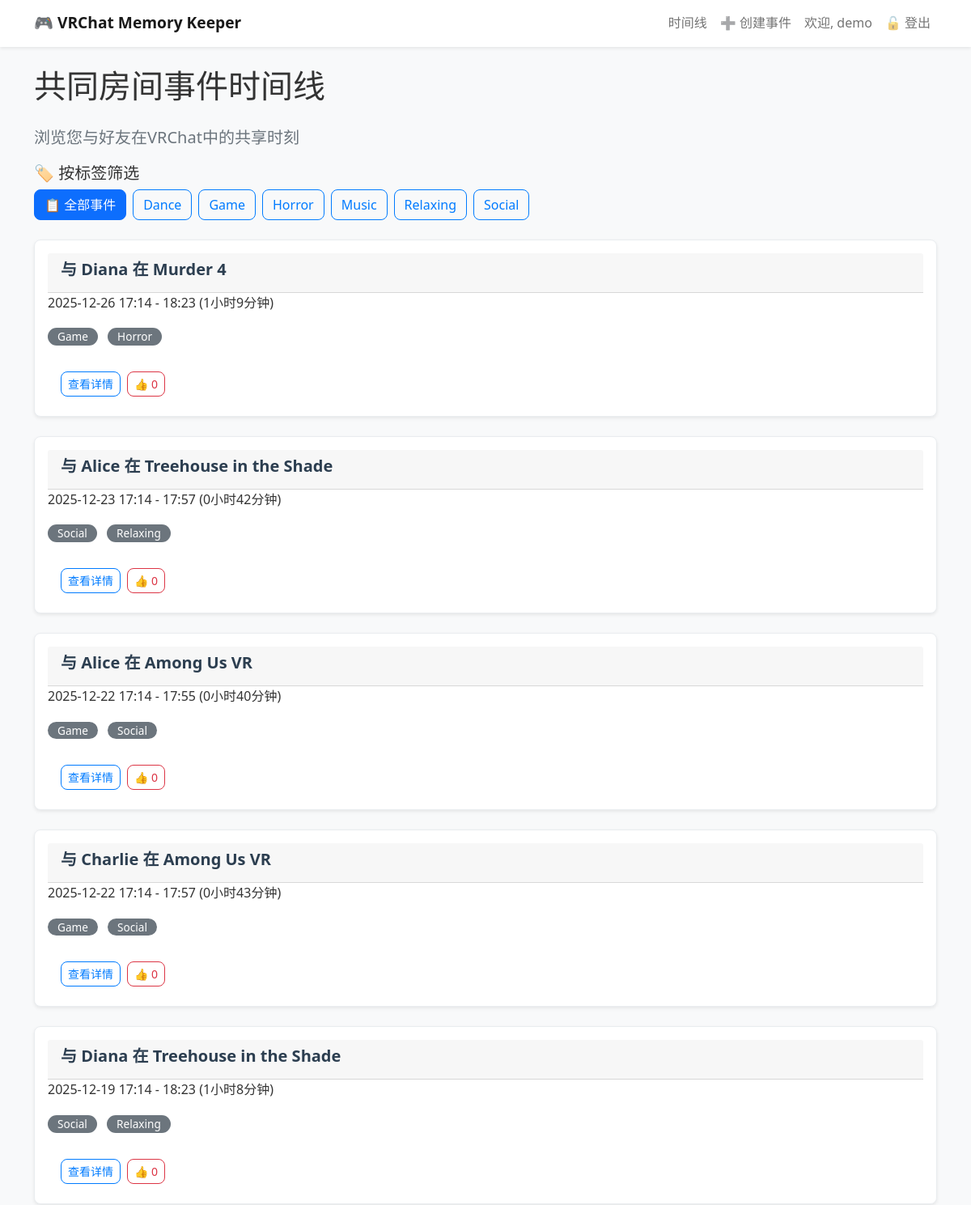
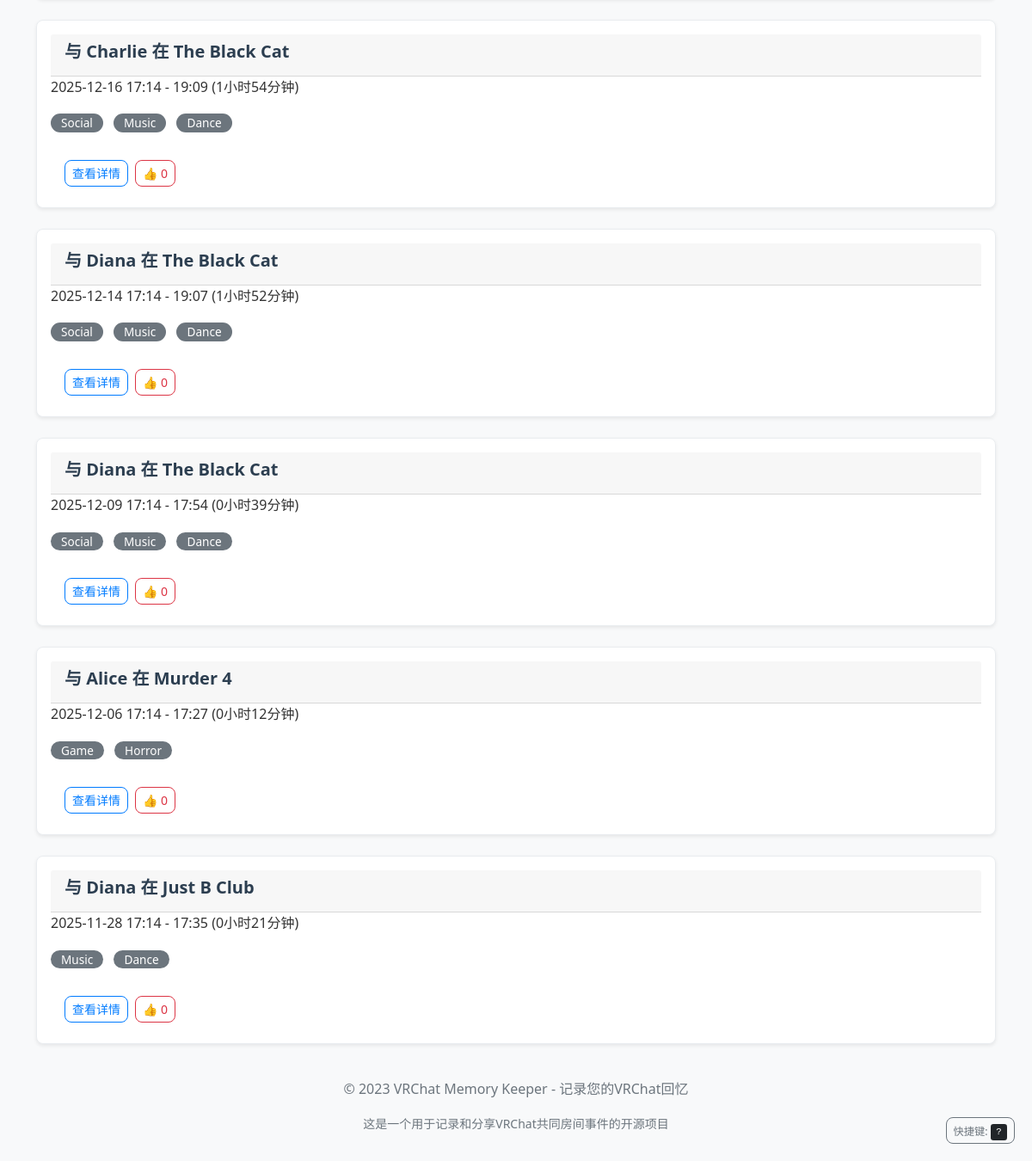
Screenshot of / (signed in) with the database file from the repository (2 pictures, top to bottom).
### app.py (models this page shows)
class User(UserMixin, db.Model):
    id = db.Column(db.Integer, primary_key=True)
    username = db.Column(db.String(80), unique=True, nullable=False)
    password_hash = db.Column(db.String(120), nullable=False)
    events = db.relationship('SharedEvent', backref='user', lazy=True)

class SharedEvent(db.Model):
    id = db.Column(db.Integer, primary_key=True)
    user_id = db.Column(db.Integer, db.ForeignKey('user.id'), nullable=False)
    world_id = db.Column(db.Integer, db.ForeignKey('world.id'), nullable=False)
    friend_name = db.Column(db.String(80), nullable=False)
    start_time = db.Column(db.DateTime, nullable=False)
    end_time = db.Column(db.DateTime)
    duration = db.Column(db.Integer)  # 持续时间（秒）
    notes = db.Column(db.Text, nullable=True)  # 事件备注
    likes = db.Column(db.Integer, default=0)  # 点赞数
    custom_tags = db.relationship(
        'EventTag',
        backref='event',
        lazy=True,  # 懒加载
        cascade='all, delete-orphan'  # 级联删除
    )

class World(db.Model):
    id = db.Column(db.Integer, primary_key=True)
    world_name = db.Column(db.String(200), nullable=False)
    world_id = db.Column(db.String(100), unique=True)
    tags = db.Column(db.Text)  # 以逗号分隔的标签字符串
    events = db.relationship('SharedEvent', backref='world', lazy=True)

### app.py (the view)
@app.route('/')
@login_required
def index():
    all_unique_tags = get_all_unique_tags()
    selected_tag = request.args.get('tag')
    query = SharedEvent.query.filter_by(user_id=current_user.id)
    filtered_query = filter_events_by_tag(query, selected_tag)
    events = filtered_query.order_by(SharedEvent.start_time.desc()).all()
    return render_template(
        'index.html',
        events=events,
        all_tags=all_unique_tags,
        selected_tag=selected_tag
    )

### app.py (called while the page is built, shortened)
@login_manager.user_loader
def load_user(user_id):
    return User.query.get(int(user_id))

def get_all_unique_tags():
    world_tags = set()
    worlds = World.query.all()
    for world in worlds:
        if world.tags:
            for tag in world.tags.split(','):
                world_tags.add(tag.strip())
    event_tags = set()
    all_event_tags = EventTag.query.all()
    for tag in all_event_tags:
        event_tags.add(tag.tag_name)
    return sorted(list(world_tags.union(event_tags)))

def filter_events_by_tag(event_query, selected_tag):
    if not selected_tag:
        return event_query

### templates/index.html (shortened to what this page needs)
{% extends 'base.html' %}
{% block content %}
    <header class="page-header" role="banner">
        <h1 class="mb-4">共同房间事件时间线</h1>
        <p class="lead text-muted">浏览您与好友在VRChat中的共享时刻</p>
    </header>
    <section class="tag-filter-section mb-4" role="region" aria-labelledby="filter-heading">
        <h2 id="filter-heading" class="h5">🏷️ 按标签筛选</h2>
        <div class="filter-controls" role="toolbar" aria-label="标签筛选工具">
            <div class="d-flex flex-wrap gap-2" role="list" aria-label="筛选标签列表">
                {% if selected_tag %}
                    <a href="{{ url_for('index') }}" class="btn btn-primary" role="button"
                       aria-label="显示全部事件" aria-pressed="false">
                        📋 全部事件
                    </a>
                {% else %}
                    <a href="{{ url_for('index') }}" class="btn btn-outline-primary active" role="button"
                       aria-label="显示全部事件（当前选中）" aria-pressed="true">
                        📋 全部事件
                    </a>
                {% endif %}
                {% if all_tags %}
                    {% for tag in all_tags %}
                        {% if selected_tag == tag %}
                            <a href="{{ url_for('index', tag=tag) }}" class="btn btn-primary" role="button"
                               aria-label="筛选标签：{{ tag }}（当前选中）" aria-pressed="true">
                                {{ tag }}
                            </a>
                        {% else %}
                            <a href="{{ url_for('index', tag=tag) }}" class="btn btn-outline-primary" role="button"
                               aria-label="筛选标签：{{ tag }}" aria-pressed="false">
                                {{ tag }}
                            </a>
                        {% endif %}
                    {% endfor %}
                {% else %}
                    <span class="text-muted" aria-live="polite">暂无可用标签</span>
                {% endif %}
            </div>
        </div>
    </section>
    <section class="events-section" role="region" aria-labelledby="events-heading">
        {% if events %}
            <div class="row" role="list" aria-label="共同房间事件列表">
                {% for event in events %}
                    <div class="col-lg-12" role="listitem">
                        <article class="card event-card shadow-sm">
                            <div class="card-body">
                                <header class="card-header">
                                    <h3 class="card-title h5">
                                        与 <span class="friend-name">{{ event.friend_name }}</span>
                                        在 <span class="world-name">{{ event.world.world_name }}</span>
                                    </h3>
                                </header>
                                <div class="card-content">
                                    <p class="card-text event-time">
                                        <time datetime="{{ event.start_time.isoformat() }}">
                                            {{ event.start_time.strftime('%Y-%m-%d %H:%M') }}
                                        </time>
                                        -
                                        <time datetime="{{ event.end_time.isoformat() }}">
                                            {{ event.end_time.strftime('%H:%M') }}
                                        </time>
                                        <span class="duration">
                                            ({{ (event.duration // 3600) }}小时{{ (event.duration % 3600) // 60 }}分钟)
                                        </span>
                                    </p>
                                    {% if event.world.tags %}
                                        <div class="world-tags mb-2">
                                            {% for tag in event.world.tags.split(',') %}
                                                <span class="badge bg-secondary tag" aria-label="世界标签：{{ tag.strip() }}">
                                                    {{ tag.strip() }}
                                                </span>
                                            {% endfor %}
                                        </div>
                                    {% endif %}
                                </div>
                                <footer class="card-footer bg-transparent border-0 pt-3">
                                    <div class="d-flex gap-2" role="group" aria-label="事件操作">
                                        <a href="{{ url_for('event_detail', event_id=event.id) }}"
                                           class="btn btn-outline-primary btn-sm"
                                           aria-label="查看事件 {{ event.friend_name }} 在 {{ event.world.world_name }} 的详细信息">
                                            查看详情
                                        </a>
                                        <button class="like-btn btn btn-outline-danger btn-sm"
                                                data-event-id="{{ event.id }}"
                                                aria-label="为事件点赞，当前点赞数：{{ event.likes or 0 }}"
                                                aria-live="polite">
                                            👍 <span class="like-count">{{ event.likes or 0 }}</span>
                                        </button>
                                    </div>
                                </footer>
                            </div>
                        </article>
                    </div>
                {% endfor %}
            </div>
        {% endif %}
    </section>
{% endblock %}

### templates/base.html (shortened to what this page needs)
<!DOCTYPE html>
<html lang="zh-CN">
<head>
    <link href="https://cdn.jsdelivr.net/npm/bootstrap@5.1.3/dist/css/bootstrap.min.css" rel="stylesheet">
    <link href="{{ url_for('static', filename='css/main.css') }}" rel="stylesheet">
</head>
<body>
    <header role="banner">
        <nav class="navbar navbar-expand-lg navbar-light bg-white shadow-sm" role="navigation" aria-label="主导航">
            <div class="container">
                <a class="navbar-brand" href="{{ url_for('index') }}" aria-label="VRChat记忆记录器首页">
                    🎮 VRChat Memory Keeper
                </a>
                <div class="collapse navbar-collapse" id="navbarNav">
                    <div class="navbar-nav ms-auto" role="menubar">
                        {% if current_user.is_authenticated %}
                            <a class="nav-link" href="{{ url_for('index') }}" role="menuitem" aria-label="查看时间线">
                                时间线
                            </a>
                            <a class="nav-link" href="{{ url_for('create_event') }}" role="menuitem" aria-label="创建新事件">
                                ➕ 创建事件
                            </a>
                            <span class="nav-link" role="status" aria-label="当前用户">
                                欢迎, {{ current_user.username }}
                            </span>
                            <a class="nav-link" href="{{ url_for('logout') }}" role="menuitem" aria-label="退出登录">
                                🔓 登出
                            </a>
                        {% endif %}
                    </div>
                </div>
            </div>
        </nav>
    </header>
    <main class="main-content" role="main">
        <div class="container mt-4">
            {% block content %}{% endblock %}
        </div>
    </main>
    <footer class="footer mt-auto py-3 bg-light" role="contentinfo">
        <div class="container">
            <div class="text-center text-muted">
                <p>© 2023 VRChat Memory Keeper - 记录您的VRChat回忆</p>
                <p class="small">这是一个用于记录和分享VRChat共同房间事件的开源项目</p>
            </div>
        </div>
    </footer>
</body>
</html>

### static/css/main.css (style rules this page uses)
body { font-family: 'Segoe UI', Tahoma, Geneva, Verdana, sans-serif; background-color: #f8f9fa; color: #333; line-height: 1.6; }
.navbar { box-shadow: 0 2px 4px rgba(0,0,0,0.1); }
.navbar-brand { font-weight: 600; font-size: 1.2rem; }
.event-card { margin-bottom: 1.5rem; transition: transform 0.2s, box-shadow 0.2s; border-radius: 8px; overflow: hidden; }
.card-title { font-weight: 600; color: #2c3e50; margin-bottom: 0.5rem; }
.tag { margin-right: 0.5rem; margin-bottom: 0.5rem; border-radius: 12px; padding: 0.25rem 0.75rem; font-size: 0.85rem; font-weight: 500; }
.btn { border-radius: 8px; font-weight: 500; transition: all 0.2s; }
.btn-outline-primary { border-color: #007bff; color: #007bff; }
.like-btn { transition: all 0.3s ease; }
.card { border: 1px solid #e9ecef; border-radius: 8px; }
.event-card { animation: fadeIn 0.5s ease forwards; }
.event-card:nth-child(1) { animation-delay: 0.1s; }

### rows the page displays
User: username "demo"
SharedEvent: friend_name "Diana", world.world_name "Murder 4", start_time "2025-12-26 17:14", end_time "18:23", duration "1", (event.duration%3600)//60 "9", strip "Game" "Horror", likes "0"
SharedEvent: friend_name "Alice", world.world_name "Treehouse in the Shade", start_time "2025-12-23 17:14", end_time "17:57", duration "0", (event.duration%3600)//60 "42", strip "Social" "Relaxing", likes "0"
SharedEvent: friend_name "Alice", world.world_name "Among Us VR", start_time "2025-12-22 17:14", end_time "17:55", duration "0", (event.duration%3600)//60 "40", strip "Game" "Social", likes "0"
SharedEvent: friend_name "Charlie", world.world_name "Among Us VR", start_time "2025-12-22 17:14", end_time "17:57", duration "0", (event.duration%3600)//60 "43", strip "Game" "Social", likes "0"
SharedEvent: friend_name "Diana", world.world_name "Treehouse in the Shade", start_time "2025-12-19 17:14", end_time "18:23", duration "1", (event.duration%3600)//60 "8", strip "Social" "Relaxing", likes "0"
SharedEvent: friend_name "Charlie", world.world_name "The Black Cat", start_time "2025-12-16 17:14", end_time "19:09", duration "1", (event.duration%3600)//60 "54", strip "Social" "Music" "Dance", likes "0"
SharedEvent: friend_name "Diana", world.world_name "The Black Cat", start_time "2025-12-14 17:14", end_time "19:07", duration "1", (event.duration%3600)//60 "52", strip "Social" "Music" "Dance", likes "0"
SharedEvent: friend_name "Diana", world.world_name "The Black Cat", start_time "2025-12-09 17:14", end_time "17:54", duration "0", (event.duration%3600)//60 "39", strip "Social" "Music" "Dance", likes "0"
SharedEvent: friend_name "Alice", world.world_name "Murder 4", start_time "2025-12-06 17:14", end_time "17:27", duration "0", (event.duration%3600)//60 "12", strip "Game" "Horror", likes "0"
SharedEvent: friend_name "Diana", world.world_name "Just B Club", start_time "2025-11-28 17:14", end_time "17:35", duration "0", (event.duration%3600)//60 "21", strip "Music" "Dance", likes "0"

### other values shown
{{ tag }} "Dance" "Game" "Horror" "Music" "Relaxing" "Social"
